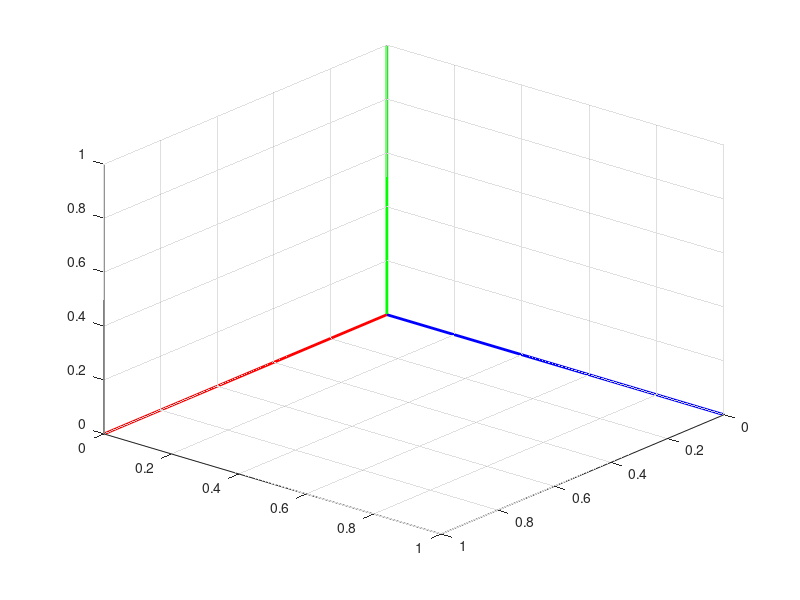

Write the MATLAB code that produced this figure.
function PlotEjes
    line([0 1],[0 0],[0 0],'color','red','LineWidth',2)
    line([0 0],[0 1],[0 0],'color','blue','LineWidth',2)
    line([0 0],[0 0],[0 1],'color','green','LineWidth',2)

    view(130,30);

    grid on;

end

